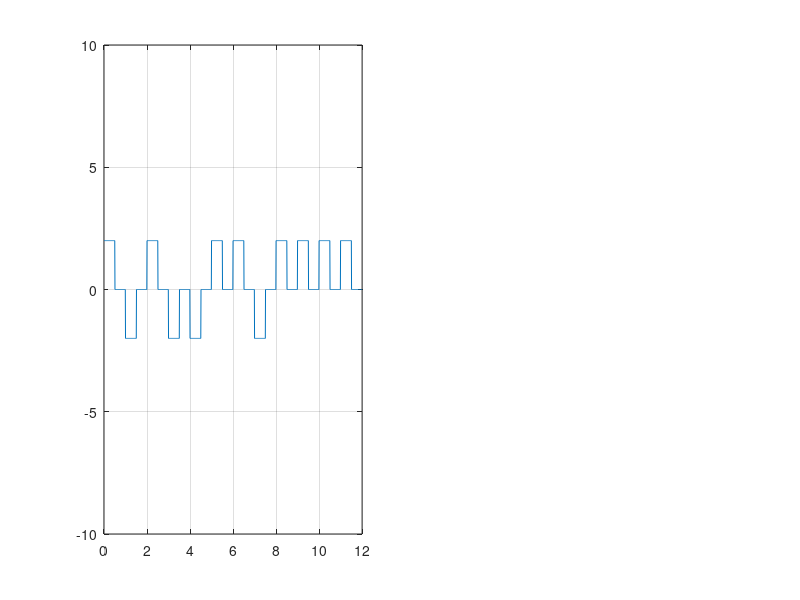

The MATLAB source for this figure:
%Digital signal....
%Polar RZ
%If bit == 1 then y(from:mid) = +amplitude; y(mid+1:to) = 0
%If bit == 0 then y(from:mid) = -amplitude; y(mid+1:to) = 0

clear all;
clc;
bit = [1, 0, 1, 0, 0, 1, 1, 0, 1, 1, 1, 1];

v = 2;

fs = 100;
bit_duration = 1; % bitrate = 1/bitduration
T = length(bit) * bit_duration; % len/bitrate.
t = 0:1/fs:T;

x_digital = zeros(1, length(t));

%encoding
for i = 1:length(bit)
    from = (i-1)*fs*bit_duration+1;
    to = i*fs*bit_duration;
    mid = round((from+to)/2);
    
    if bit(i) == 1
        x_digital(from : mid) = v;
        x_digital(mid+1 : to) = 0;
    else
        x_digital(from : mid) = -v;
        x_digital(mid+1 : to) = 0;
    end
end

subplot(1,2,1);
plot(t, x_digital);
xlim([0, T]);
ylim([-10, 10]);
grid on;

%decoding
data = zeros(1, length(bit));
for i=1:length(bit)
    from = (i-1)*fs*bit_duration+1;
    to = i*fs*bit_duration;
    mid = round((from+to)/2);
    
    if(x_digital(from : mid) == v)
        data(i) = 1;
    else
        data(i) = 0;
    end
end

disp(data)